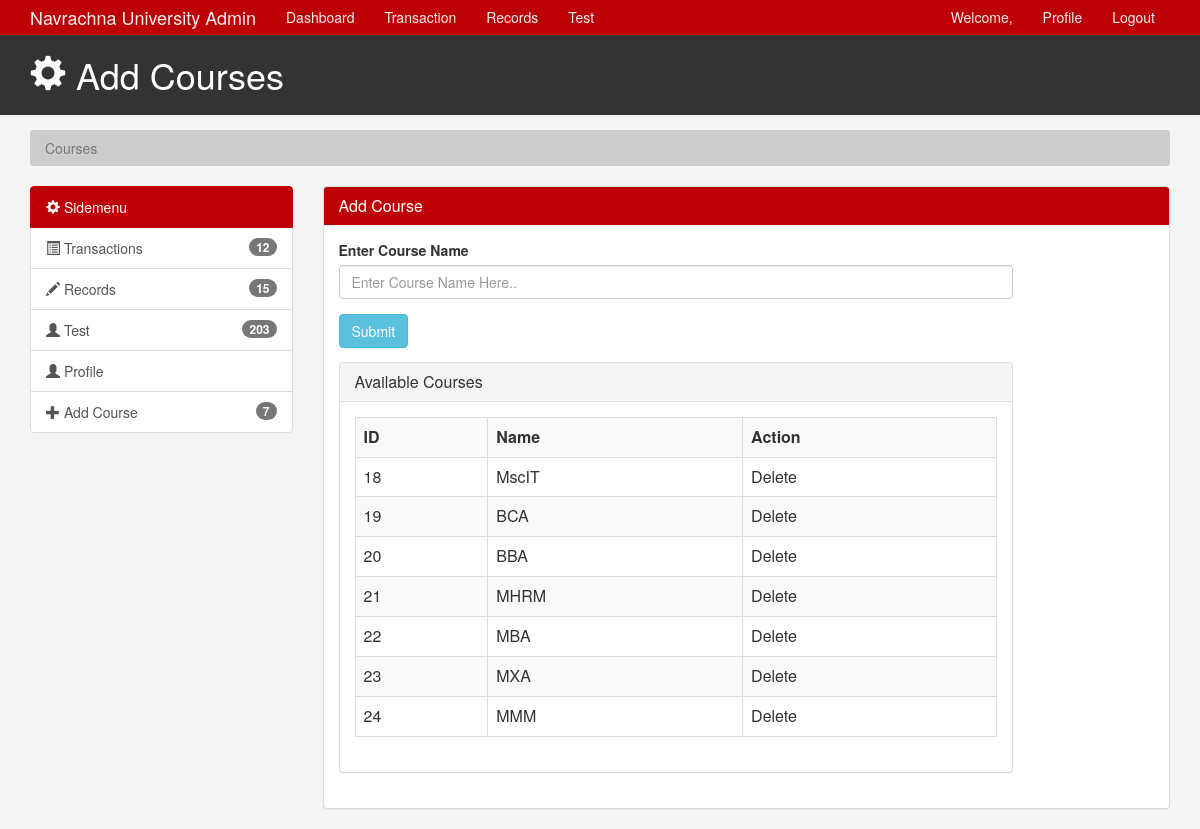
The app's page /admin/addCourse.php (signed in) with its own data.
### tables this page shows
CREATE TABLE `courses` (
  `ID` int(2) NOT NULL,
  `coursename` varchar(20) DEFAULT NULL,
  `isActive` tinyint(1) DEFAULT NULL
);

### admin/addCourse.php (the view, shortened to what this page needs)
<?php
	if(isset($_SESSION['email']))
	{
    ?>
<html lang="en">
<head>
   <link href="css/bootstrap.min.css" rel="stylesheet">
   <link href="css/style.css" rel="stylesheet">
</head>
<body>
   <?php include'adminMenu.php' ?>
   <header id="header">
      <div class="container">
         <div class="row">
            <div class="col-md-10">
               <h1><span class="glyphicon glyphicon-cog" aria-hidden="true"></span> Add Courses </h1>
            </div>
         </div>
      </div>
   </header>
   <section id="breadcrumb">
      <div class="container">
         <ol class="breadcrumb">
            <li class="active">Courses</li>
         </ol>
      </div>
   </section>
   <?php include 'side-menu.php' ?>
   <div class="col-md-9">
      <div class="panel panel-default">
         <div class="panel-heading main-color-bg">
            <h3 class="panel-title">Add Course</h3>
         </div>
         <div class="panel-body">
            <div class="row">
               <div class="col-md-10">
                  <form action="adminLoginHandler.php" method="post">
                  <div class="form-group">
                     <label>Enter Course Name</label>
							        <input type="text" name='cname' placeholder="Enter Course Name Here.." class="form-control" required>
						      </div>
                     <input class="btn btn-info" type="submit" name="addCourse" value="Submit">
                     </form>
                     <div class="panel panel-default">
            <div class="panel-heading">
               <h3 class="panel-title">Available Courses</h3>
            </div>
            <div class="panel-body">
               <table class="table table-striped table-hover table-bordered">
                  <tr>
                    <th>ID</th>
                    <th>Name</th>
                    <th>Action</th>
                  </tr>
                <?php
                $mysqli = mysqli_connect($databaseHost,$databaseUsername,$databasePassword,$databaseName);
                $query = "SELECT * FROM courses ORDER BY id";
                $result = mysqli_query($mysqli,$query);
                while($addrow = mysqli_fetch_array($result))
                  {
                    echo "<tr>";
                    echo "<td>$addrow[0]</td>";
                    echo "<td>$addrow[1]</td>";
                    echo "<td> Delete </td>";
                    echo "</tr>";
                  }
                  ?>
               </table>
             </div>
         </div>
                  </div>
               </div>
               </div>
            </div>
         </div>
      </div>
   </div>
   </section>
   </html>
   <?php
  }
else{
?>
  <?php
echo 'not logged in ';
}
?>

### admin/css/style.css (style rules this page uses)
body { background:#f4f4f4; }
.main-color-bg { background-color: #BD0006 !important; border-color: #BD0006 !important; color:#ffffff !important; }
#header { background:#333333; color:#ffffff; padding-bottom: 10px; margin-bottom: 15px; }
.breadcrumb { background:#cccccc; color:#333333; }

### records on screen
courses: ID "18", coursename "MscIT"
courses: ID "19", coursename "BCA"
courses: ID "20", coursename "BBA"
courses: ID "21", coursename "MHRM"
courses: ID "22", coursename "MBA"
courses: ID "23", coursename "MXA"
courses: ID "24", coursename "MMM"

### other values on screen
$val "15"
$val2 "7"
